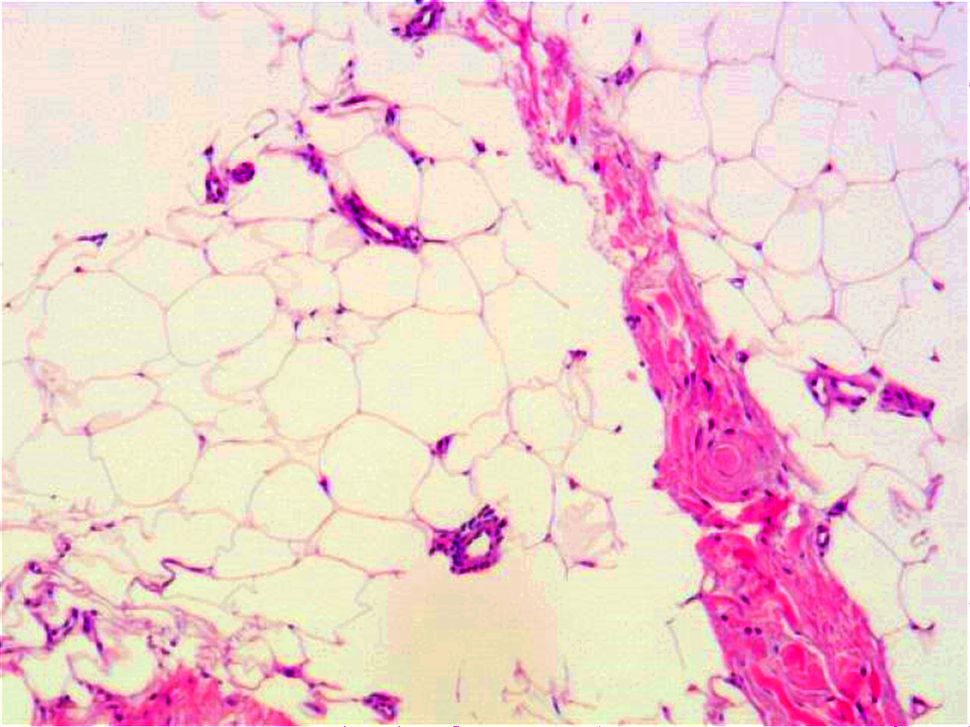
#> input picture GUT BRAIN Project/BIDS_Dataset/Adipose_Cell_Sizing/ID17-383d-15082019-ES.tif, 970 x 727 px, shrunk from 1280 x 960 before the run, found by its file name
$ jupyter execute --allow-errors 'Adipocyte segmentation-03_13.ipynb'   (older library calls are emulated)
#> lines starting #> are read from the running program, lines starting #| are printed output that depends on the picture; after the words box and inside, x2 and y2 are one past the last pixel; in counts of white or black regions, pixels touching at a corner belong together; long printed decimals are rounded
[cell 1]
# install the following modules if never used them before
# ! pip install opencv-python
# ! pip install scipy
# ! pip install imutils
# ! pip install opencv-contrib-python

[cell 2]
# import modules

from scipy.spatial import distance as dist

import cv2
import numpy as np
import argparse
import imutils
from matplotlib import pyplot as plt

# Test parameters

* change only the treshold of the first black and white threshold ?

[cell 3]
extension = 'Adipocytes/ID17-383d-15082019-ES.tif'


# import original
original = cv2.imread(extension)
#> original is the input picture: shape (727, 970, 3); mean B, G, R 204.2, 203.6, 238.2

# get grayscale version and re-size it
gray = cv2.cvtColor(original, cv2.COLOR_BGR2GRAY)
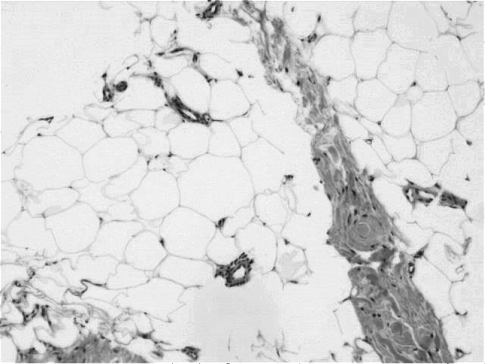
#> gray: shape (727, 970) (shown at 1/2 size); min 15, max 255, mean 214

# apply a black-and-white threshold
# determine the treshold: mean of the image
thresh_bw = gray.mean()
#> thresh_bw = 214
(thresh, bw) = cv2.threshold(gray, thresh_bw, 255, cv2.THRESH_BINARY)
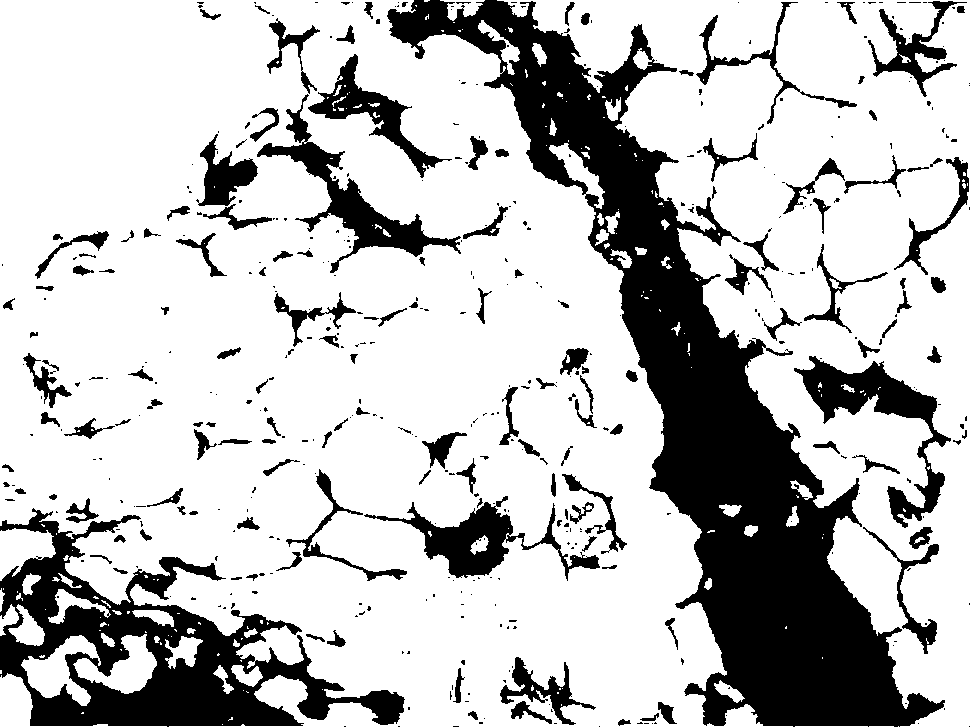
#> bw: shape (727, 970); 75.4% white; 476 black regions (327 under 20 px), largest, box (x1, y1, x2, y2) and area: (387, 0, 945, 727) 89449, (0, 508, 405, 727) 30345, (794, 356, 951, 528) 6508
#> thresh = 214
# alpha between 200 and 250 usually
# I tried putting a contrast first and it doesn't make it better

# blurr the image
blurred = cv2.GaussianBlur(bw, (27,27), 0)
# erode and dilate
kernel = np.ones((5,5),np.uint8)
eroded = cv2.erode(blurred,kernel,iterations = 7)
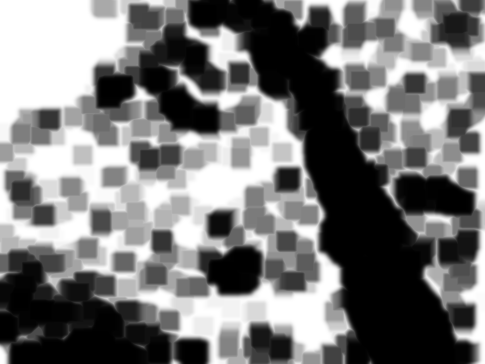
#> eroded: shape (727, 970) (shown at 1/2 size); min 0, max 255, mean 120.6
dilated = cv2.dilate(eroded,kernel,iterations = 7)
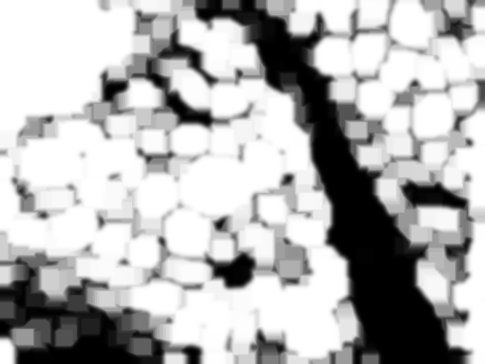
#> dilated: shape (727, 970) (shown at 1/2 size); min 0, max 255, mean 179

# apply a second black-and-white threshold

(thresh, bw_2) = cv2.threshold(dilated, 200, 255, cv2.THRESH_BINARY)
#> bw_2: shape (727, 970); 59.1% white; 28 black regions (2 under 20 px), largest, box (x1, y1, x2, y2) and area: (142, 0, 970, 727) 186021, (0, 488, 408, 727) 56016, (288, 345, 627, 582) 22699

# find the edges
edged = cv2.Canny(bw_2, 150, 300)
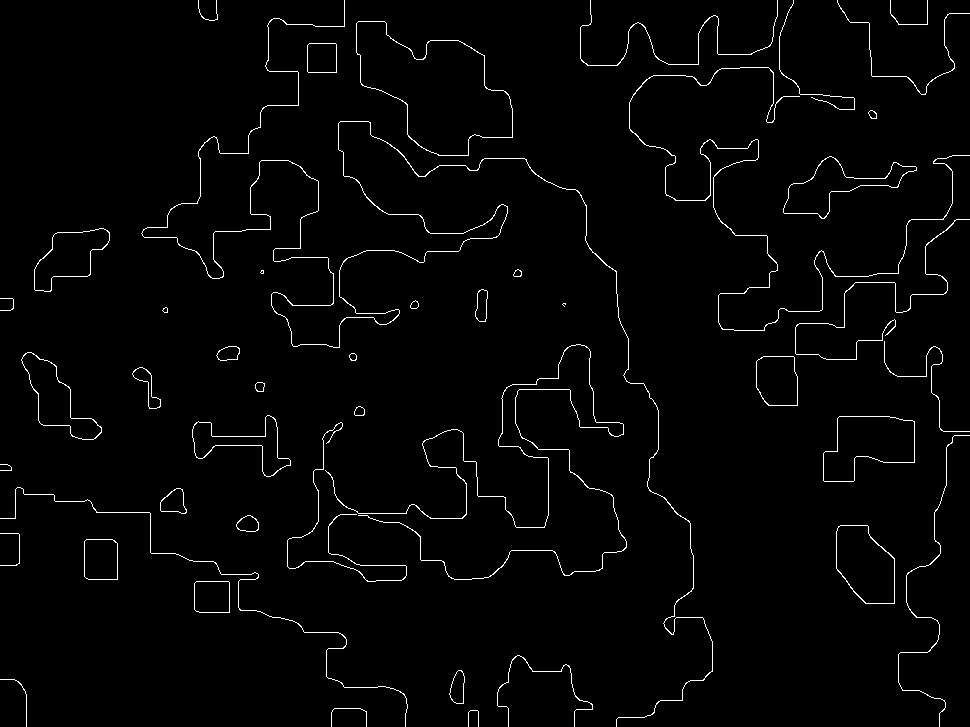
#> edged: shape (727, 970); 1.9% white in thin lines or dots

# find and measure contours
contours = cv2.findContours(edged.copy(), cv2.RETR_EXTERNAL, cv2.CHAIN_APPROX_SIMPLE)
#> contours = 46 contours, 13 with area under 20; largest, box (x1, y1, x2, y2) and area: (356, 21, 513, 156) 12122, (823, 416, 915, 482) 4081, (836, 525, 895, 604) 3482, (783, 156, 917, 219) 2840, (21, 352, 102, 440) 2702
contours = imutils.grab_contours(contours)

cv2.drawContours(original, contours, -1, (0, 255, 0), 2)
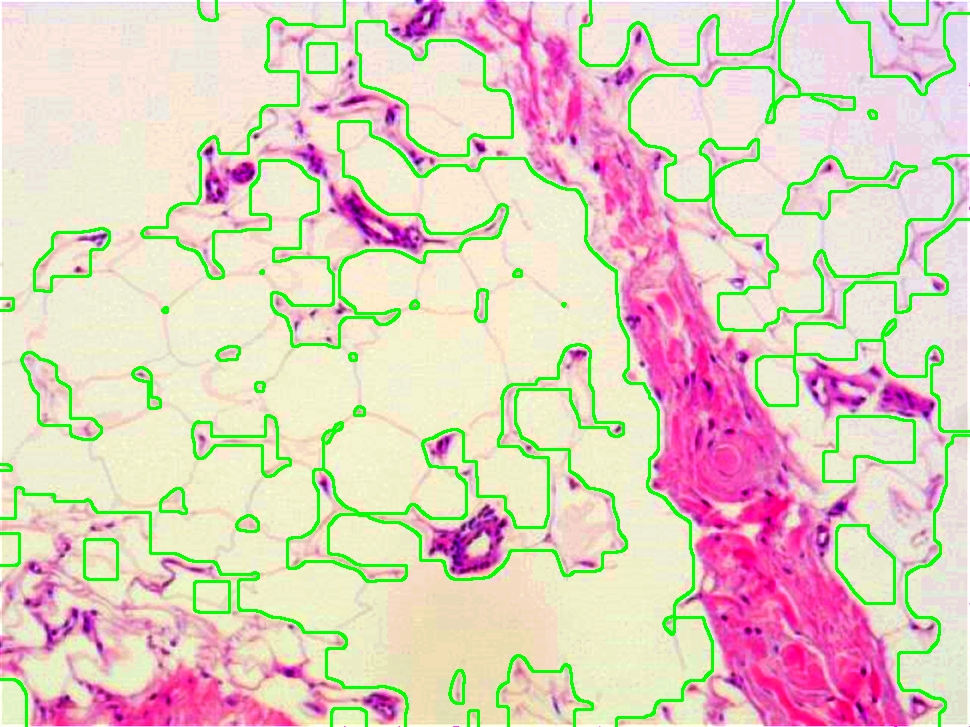
#> original: shape (727, 970, 3); 6.27% of pixels changed, all inside (x1, y1, x2, y2) = (0, 0, 970, 727)

[cell 4]
cv2.imshow("first black and white threshold", bw)
cv2.imshow("second black and white threshold", bw_2)
cv2.waitKey(0)

[cell 5]
cv2.imshow("done", original)
cv2.waitKey(0)

[cell 6]
print(dilated.mean())
#| 178.963

# Measure cell area

[cell 7]
cnt = contours[0]
#> cnt = contour of 10 points, box (x1, y1, x2, y2) (468, 710, 479, 727), area 0
area = cv2.contourArea(cnt)
#> area = 0
print(area)
#| 0.0
perimeter = cv2.arcLength(cnt,True)
#> perimeter = 80.49
print(perimeter)
#| 80.485

epsilon = 0.1*cv2.arcLength(cnt,True)
#> epsilon = 8.05
approx = cv2.approxPolyDP(cnt,epsilon,True)
#> approx = [[470, 710], [468, 726], [470, 710], [478, 726]]
print(approx)
#| [[[470 710]]
#|  [[468 726]]
#|  [[470 710]]
#|  [[478 726]]]

$ run again, with GUT BRAIN Project/BIDS_Dataset/Adipose_Cell_Sizing/ID17-383a-15082019-ES.tif copied over GUT BRAIN Project/BIDS_Dataset/Adipose_Cell_Sizing/ID17-383d-15082019-ES.tif
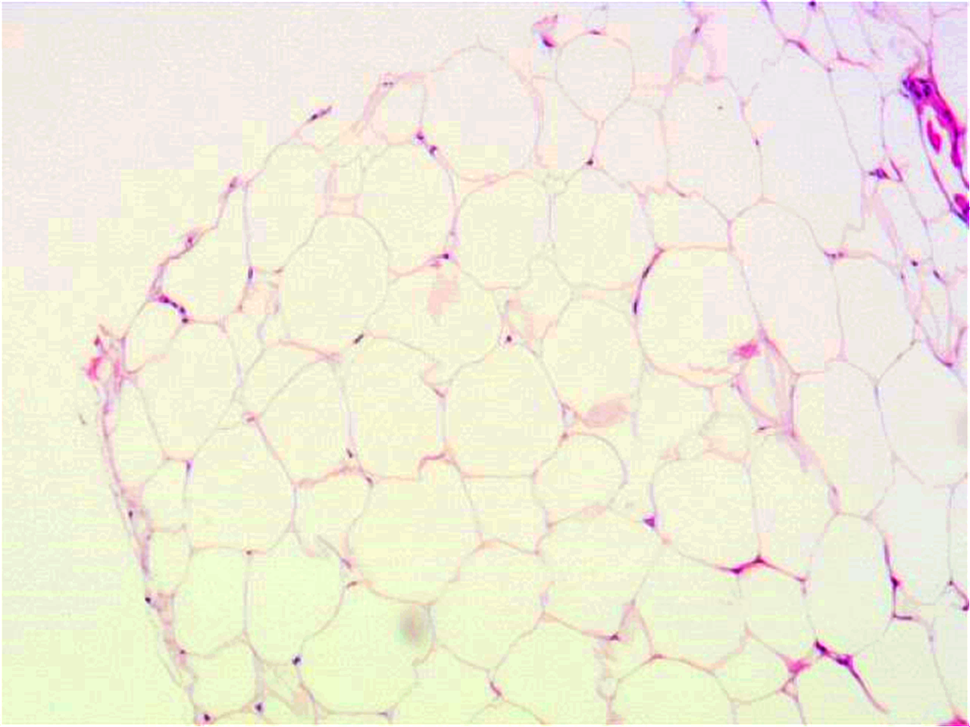
#> input picture GUT BRAIN Project/BIDS_Dataset/Adipose_Cell_Sizing/ID17-383a-15082019-ES.tif, 970 x 727 px, shrunk from 1280 x 960 before the run, found by its file name
#> original is the input picture: shape (727, 970, 3); mean B, G, R 218.9, 236.1, 240.6
#> thresh_bw = 235.5
#> `(thresh, bw) = cv2.threshold(gray, thresh_bw, 255, cv2.THRESH_BINARY)`:
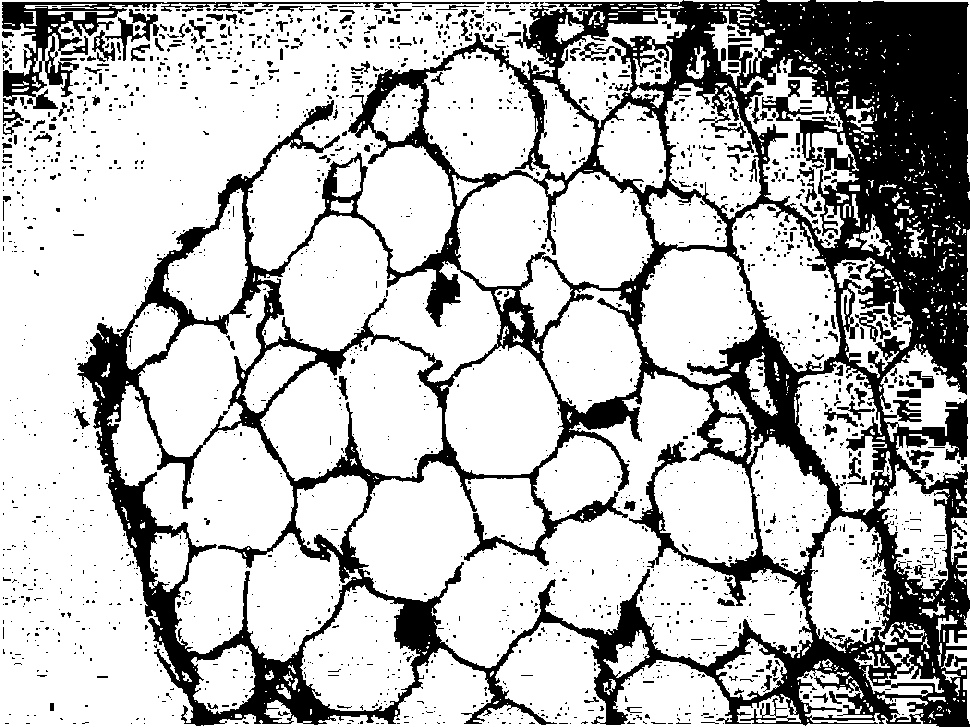
#> bw: shape (727, 970); 73.1% white; 1923 black regions (1700 under 20 px), largest, box (x1, y1, x2, y2) and area: (77, 0, 970, 727) 163340, (2, 2, 246, 109) 5414, (105, 9, 159, 61) 725
#> thresh = 235
#> bw_2: shape (727, 970); 48.6% white; 45 white regions, largest, box (x1, y1, x2, y2) and area: (0, 30, 351, 727) 105667, (359, 475, 471, 595) 10511, (450, 353, 555, 473) 10397
#> edged: shape (727, 970); 1.9% white in thin lines or dots
#> contours = 47 contours, 4 with area under 20; largest, box (x1, y1, x2, y2) and area: (358, 474, 471, 595) 10537, (449, 352, 555, 473) 10415, (284, 220, 384, 344) 9537, (645, 253, 747, 363) 9286, (430, 58, 531, 171) 9030
#> `cv2.drawContours(original, contours, -1, (0, 255, 0), 2)`:
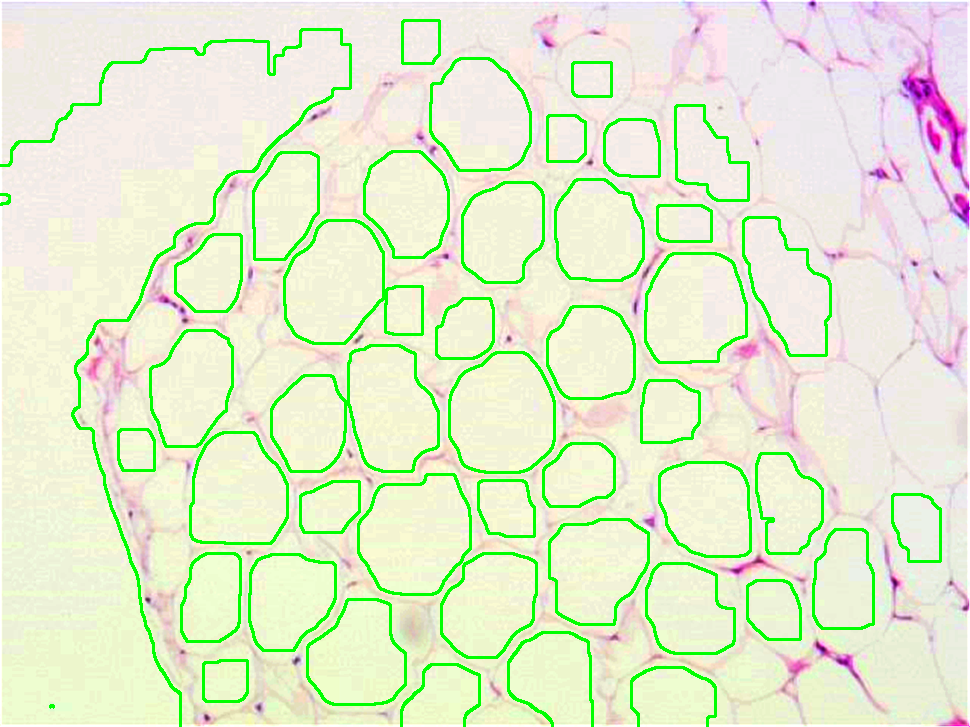
#> original: shape (727, 970, 3); 6.15% of pixels changed, all inside (x1, y1, x2, y2) = (0, 19, 942, 727)
#| 170.348
#> cnt = contour of 10 points, box (x1, y1, x2, y2) (50, 705, 54, 708), area 0
#> area = 0
#| 0.0
#> perimeter = 11.66
#| 11.657
#> epsilon = 1.17
#> approx = [[50, 706], [52, 705], [53, 707], [52, 705]]
#| [[[ 50 706]]
#|  [[ 52 705]]
#|  [[ 53 707]]
#|  [[ 52 705]]]
